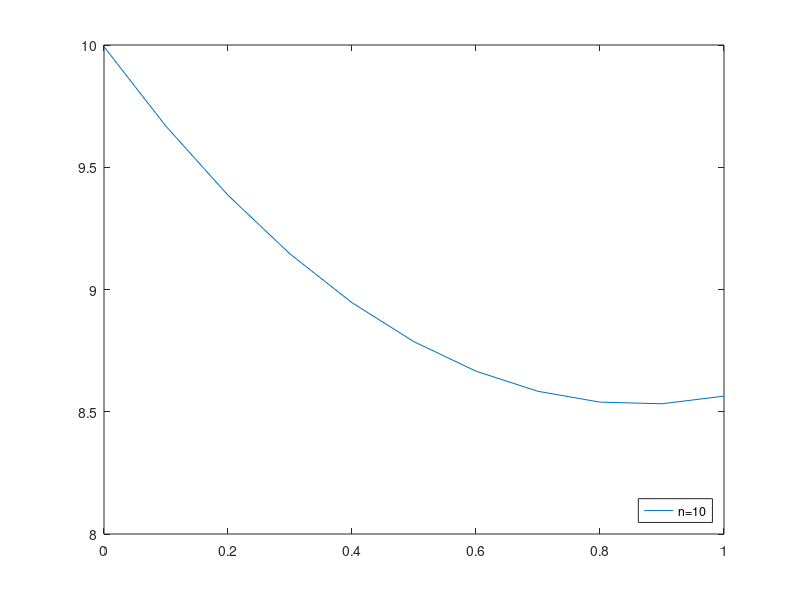

MATLAB code to generate this figure:
% Vypocet rovnice vedeni tepla (1D interval (x0,x1))
% metodou konecnych prvku
%
% -K*u'' = sigma*(u-u_f) v (x0,x1)
%
% okrajove podminky:
%
% -K*u'(x1) = -q  (Robin)
%  u(x0)    = u_d (Dirichlet)
%
% Dirichletova podminka aproximovana pomoci:
%  K*u'(x0) = (u-u_d)/epsilon
%
% u_d = teplota v bode x0
% q   = tepelny tok do oblasti v bode x1
% n   = pocet delicich uzlu intervalu
%
% x = delici body intervalu
% u = vypoctena teplota
% A = matice diskretni ulohy
% b = vektor diskretni ulohy
%
% Ukoly:
%   - vypocet lokalni matice numerickou integraci

% Vstupni parametry

x0 = 0;  % leva hranice
x1 = 1;  % prava hranice
% q = -bc_flux (tok dovnitr je pro bc_flux>0)
bc_flux=1; 
% K
cond = 2;
% sigma
sigma = 1;
% u_f
uf = 1;
% u_d (Dirichlet)
u0 = 10;
% epsilon - aproximace Dirichletovy podminky
epsilon=1e-3;


%%%%% Vypocet %%%%%
n  = 10; % pocet elementu

jac=(x1-x0)/n; % jakobian (velikost elementu)

  % Sestaveni matice
  A = zeros(n+1,n+1);  
  L = zeros(2,2);
  for elem=1:n
    % lokalni matice
    L(1,1) = (cond/jac^2 + sigma*(1/3))*jac;
    L(1,2) = (-cond/jac^2 + sigma*(1/6))*jac;
    L(2,1) = (-cond/jac^2 + sigma*(1/6))*jac;
    L(2,2) = (cond/jac^2 + sigma*(1/3))*jac;
    % pridani do globalni matice
    index = [elem, elem+1];
    for i=1:2
      for j=1:2
        A(index(i),index(j)) = A(index(i),index(j)) + L(i,j);
      end
    end
  end
      
  % Sestaveni prave strany
  b = zeros(n+1,1);
  l = zeros(2,1);
  for elem=1:n
    % lokalni vektor
    l(1,1) = sigma*uf*0.5*jac;
    l(2,1) = sigma*uf*0.5*jac;
    % pridani do globalniho vektoru
    index = [elem, elem+1];
    for i=1:2
      b(index(i),1) = b(index(i),1) + l(i,1);
    end
  end
  
  % Dirichletova okrajova podminka pro u0=0, 
  % aproximovana pomoci Robinovy podminky
  A(1,1) = A(1,1) + 1/epsilon;
  b(1,1) = b(1,1) + u0/epsilon;
  
  % Neumannova okrajová podmínka
  b(n+1,1) = b(n+1,1) + bc_flux;
  
  
  
  % Vyreseni algebraicke soustavy
  u = A\b;
  
  % Vykresleni reseni
  x = linspace(0,1,n+1);
  key=sprintf('n=%d',n);
  %hold all;
  plot(x,u,'-', 'DisplayName', key);
  legend('Location','southeast');

